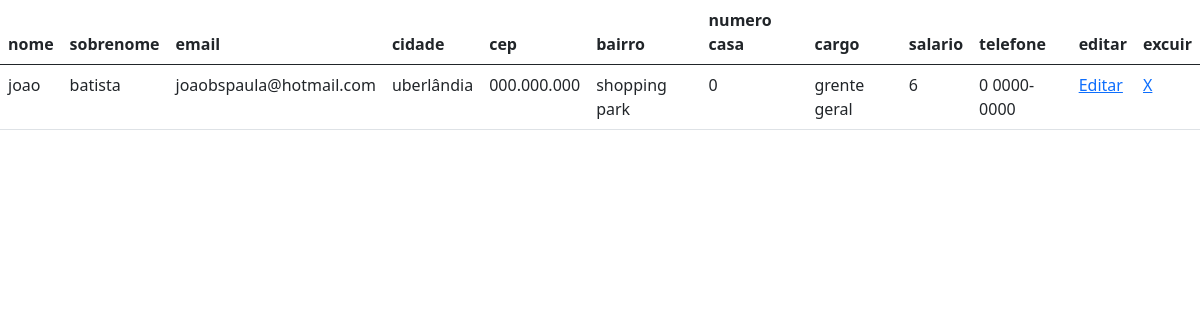
The app's page /telas/listar_funcionarios_cadastrados.php (signed in) with its own data.
### tables this page shows
CREATE TABLE funcionario(
idpessoa int PRIMARY KEY,
 cargo varchar(100)  NOT null,
 salario float  NOT null,
FOREIGN KEY (idpessoa) REFERENCES pessoa (idpessoa) ON DELETE CASCADE ON UPDATE CASCADE
);

CREATE TABLE pessoa(
	idpessoa int AUTO_INCREMENT PRIMARY KEY,
 	nome varchar(100) NOT null,
 	sobrenome varchar(100) NOT null,
    email varchar(255)  NOT null,
    senha varchar (255)  NOT null,
    cep varchar(14)  NOT null,
    cidade varchar(100) NOT null,
    bairro varchar(100) NOT null,
    numerocasa int NOT NULL,
    telefone varchar(14)  NOT null
  
);

### classe/Conexao.php (called while the page is built, shortened)
<?php
class Connection
{
	private $host = 'localhost';
	private $db   = 'pizzaria';
	private $user = 'root';
	private $pass = '';
	private $port = 3306;
    public function __construct(){
		try {
			$dsn = 'mysql:host='.$this->host.';dbname='.$this->db.';port='.$this->port;
			$this->pdo = new PDO($dsn, $this->user, $this->pass);
			$this->pdo->setAttribute(PDO::ATTR_EMULATE_PREPARES,false);
			$this->pdo->setAttribute(PDO::ATTR_ERRMODE,PDO::ERRMODE_EXCEPTION);
			$this->pdo->query('SET NAMES utf8');
			return $this->pdo;
		}catch(PDOException $e){
			echo '<br><br><b>Código</b>: '.$e->getCode().'<hr><br>';
			echo '<b>Mensagem</b>: '. $e->getMessage().'<br>';
			echo '<b>Arquivo</b>: '.$e->getFile().'<br>';
			echo '<b>Linha</b>: '.$e->getLine().'<br>';
			exit();
		}
	}
}
?>

### classe/Funcionario.php (called while the page is built, shortened)
<?php
require_once 'Conexao.php';
class Funcionario extends Pessoa
{
    public function buscar(){
        $con=new Connection();
        $sql="SELECT pessoa.idpessoa,pessoa.nome,pessoa.sobrenome, pessoa.email,pessoa.cep,pessoa.cidade,pessoa.bairro,pessoa.numerocasa,pessoa.telefone,funcionario.cargo,funcionario.salario FROM (pessoa JOIN funcionario ON pessoa.idpessoa=funcionario.idpessoa)";
        $prepare=$con->pdo->prepare($sql);
        if($prepare->execute()){
            if($prepare->rowCount()>0){
                return $prepare;
            }else{
                return null;
            }
        }
    }
}

### telas/listar_funcionarios_cadastrados.php (the view, shortened to what this page needs)
<?php
require_once '../classe/Funcionario.php';
?>
<!DOCTYPE html>
<html lang="pt-br">
<head>
    <link href="https://cdn.jsdelivr.net/npm/bootstrap@5.0.2/dist/css/bootstrap.min.css" rel="stylesheet">
</head>
<body>
    <?php
        $func=new Funcionario(null,null,null,null,null,null,null,null,null,null,null);
        $arrayfucs=$func->buscar();
    ?>
<main>
<table class="table">
  <thead>
    <tr>
      <th scope="col">nome</th>
      <th scope="col">sobrenome</th>
      <th scope="col">email</th>
      <th scope="col">cidade</th>
        <th scope="col">cep</th>
        <th scope="col">bairro</th>
        <th scope="col">numero casa</th>
        <th scope="col">cargo</th>
        <th scope="col">salario</th>
        <th scope="col">telefone</th>
        <th scope="col">editar</th>
        <th scope="col">excuir</th>
    </tr>
  </thead>
  <tbody>
      <?php
      while($funcs=$arrayfucs->fetch(PDO::FETCH_ASSOC)){
      ?>
    <tr>
    <td><?php echo $funcs['nome']; ?></td>
    <td><?php echo $funcs['sobrenome']; ?></td>
    <td><?php echo $funcs['email']; ?></td>
    <td><?php echo $funcs['cidade']; ?></td>
    <td><?php echo $funcs['cep']; ?></td>
    <td><?php echo $funcs['bairro']; ?></td>
    <td><?php echo $funcs['numerocasa']; ?></td>
    <td><?php echo $funcs['cargo']; ?></td>
    <td><?php echo $funcs['salario']; ?></td>
    <td><?php echo $funcs['telefone']; ?></td>
    <td><a href="../telas/editarFuncionario.php?id=<?php echo $funcs['idpessoa']; ?>">Editar</a></td>
    <td><a href="../processa/processaDel.php?id=<?php echo $funcs['idpessoa']; ?>">X</a></td>
    </tr>
    <?php } ?>
  </tbody>
</table>
</main>
</body>
</html>

### records on screen
funcionario: idpessoa.nome "joao", idpessoa.sobrenome "batista", idpessoa.email "joaobspaula@hotmail.com", idpessoa.cidade "uberlândia", idpessoa.cep "000.000.000", idpessoa.bairro "shopping park", idpessoa.numerocasa "0", cargo "grente geral", salario "6", idpessoa.telefone "0 0000-0000"
